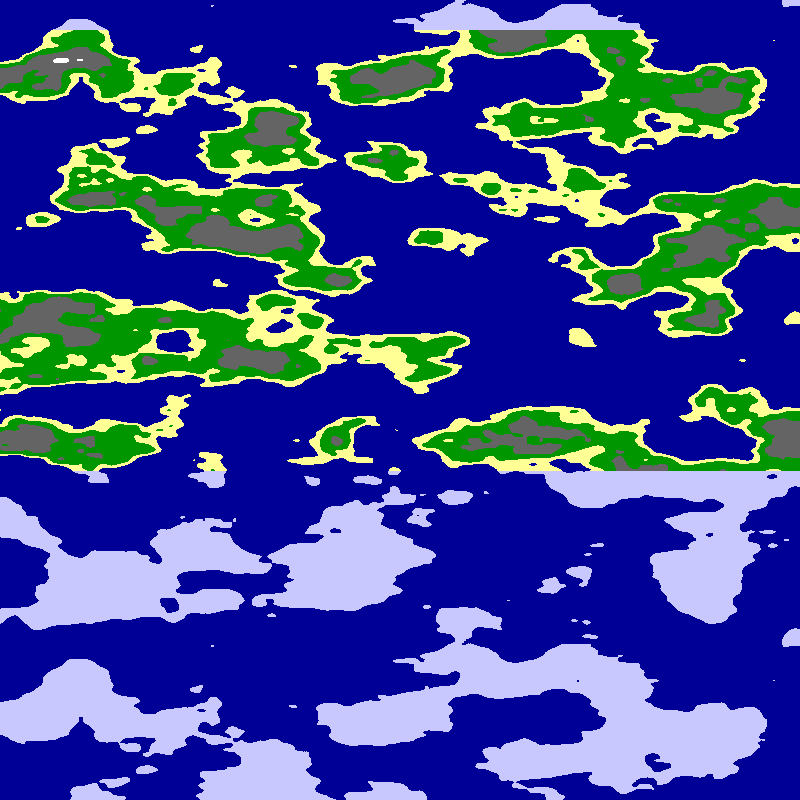
Frame 1 (no input)
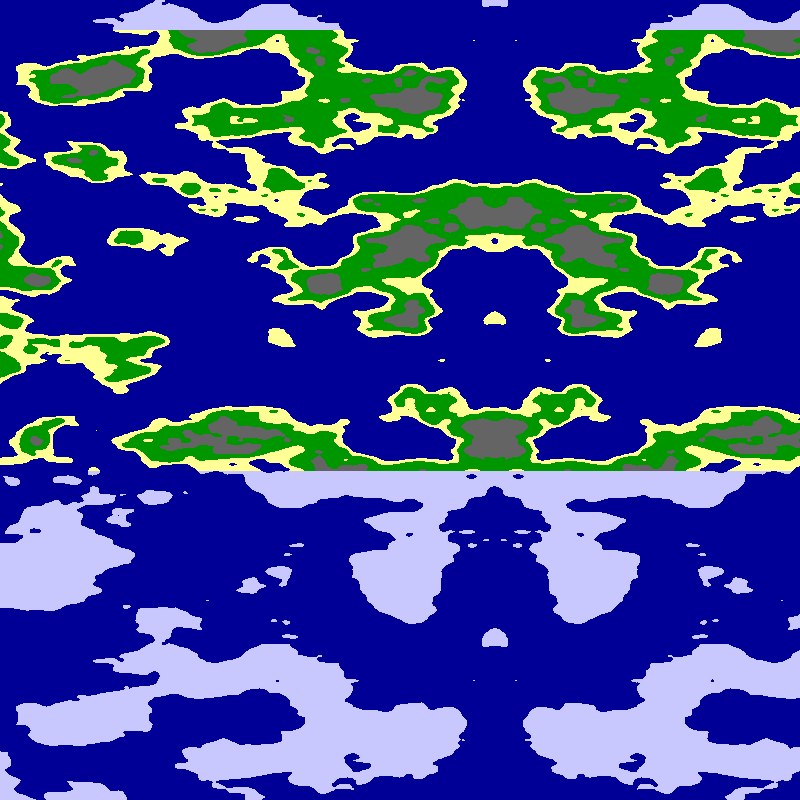
Frame 60 (the mouse pressed at the canvas centre just before this capture)
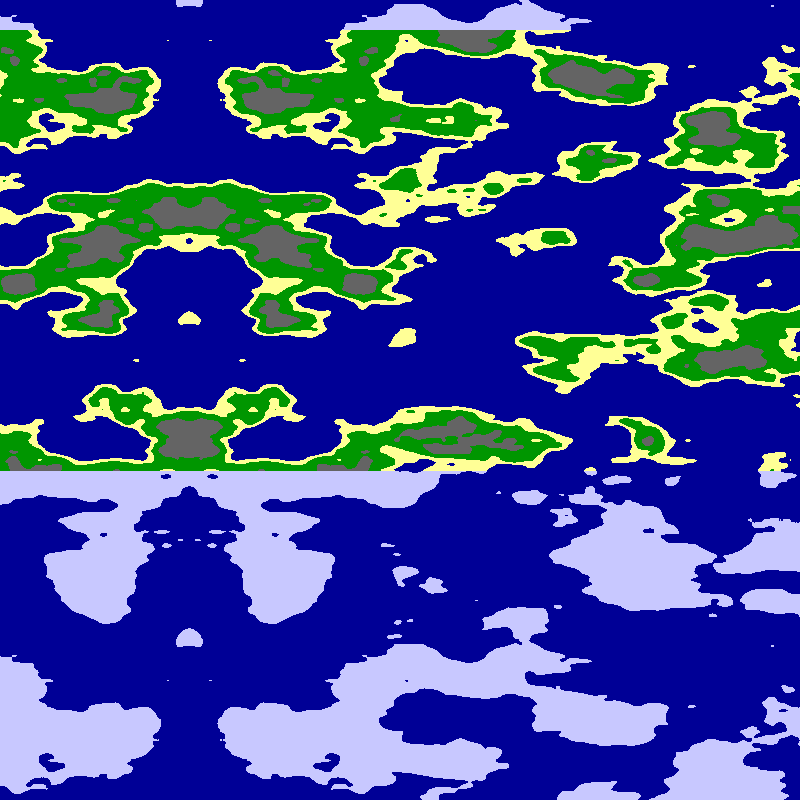
Frame 120 (the mouse held since frame 60 and released just before this capture)

The Processing sketch that drew these frames (run headless with seeded random() and noise(); from frame 60 on, the mouse is pressed at the canvas centre):

// Processing sketch: sketch_220705a
// ── sketch_220705a.pde
// Image size
int size_x = 800;
int size_y = 800;
float r = 0;

void setup() {
  size(800, 800);
  frameRate(50);
}

void draw() {
    noStroke();
    r += 0.01;
  
  for(int x = 0; x < size_x; x++) {
   for(int y = 0; y < size_y; y++) {
     float X = cos(HALF_PI / size_x * x + r);
     float Z = sin(HALF_PI / size_x * x + r);
     if(noise(X*6, Z*6, y*0.025) > 0.5){
       fill(255,255,150);
       if(noise(X*6, Z*6, y*0.025) > 0.55)
       fill(0,150,0);
       if(noise(X*6, Z*6, y*0.025) > 0.63)
       fill(100,100,100);
       if(noise(X*6, Z*6, y*0.025) > 0.75)
       fill(255);
       if(y > 470 || y < 30)
       fill(200,200,255);
     }
     else
     fill(0,0,150);
     square(x, y, 1);
   }
  }
}
